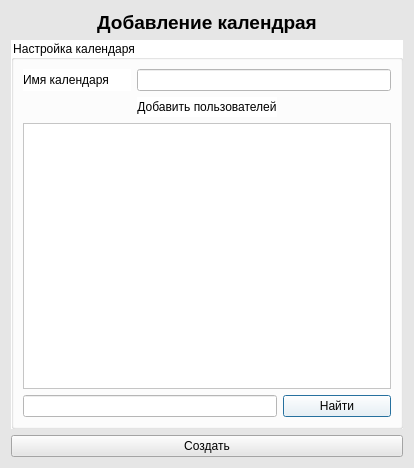
<?xml version="1.0" encoding="UTF-8"?>
<ui version="4.0">
 <class>AddCalendar</class>
 <widget class="QDialog" name="AddCalendar">
  <property name="geometry">
   <rect>
    <x>0</x>
    <y>0</y>
    <width>414</width>
    <height>468</height>
   </rect>
  </property>
  <property name="windowTitle">
   <string>Dialog</string>
  </property>
  <property name="styleSheet">
   <string notr="true">background: #E6E6E6;</string>
  </property>
  <layout class="QGridLayout" name="gridLayout_2">
   <item row="0" column="0">
    <widget class="QLabel" name="label_2">
     <property name="text">
      <string>&lt;html&gt;&lt;head/&gt;&lt;body&gt;&lt;p&gt;&lt;span style=&quot; font-size:14pt; font-weight:700;&quot;&gt;Добавление календрая&lt;/span&gt;&lt;/p&gt;&lt;/body&gt;&lt;/html&gt;</string>
     </property>
     <property name="alignment">
      <set>Qt::AlignCenter</set>
     </property>
    </widget>
   </item>
   <item row="1" column="0">
    <widget class="QGroupBox" name="groupBox">
     <property name="styleSheet">
      <string notr="true">background: white;</string>
     </property>
     <property name="title">
      <string>Настройка календаря</string>
     </property>
     <layout class="QGridLayout" name="gridLayout">
      <item row="0" column="0">
       <widget class="QLabel" name="label">
        <property name="text">
         <string>Имя календаря</string>
        </property>
       </widget>
      </item>
      <item row="2" column="0" colspan="4">
       <widget class="QListWidget" name="listWidget"/>
      </item>
      <item row="0" column="1" colspan="3">
       <widget class="QLineEdit" name="lineEditName"/>
      </item>
      <item row="1" column="1" colspan="2">
       <widget class="QLabel" name="label_3">
        <property name="text">
         <string>Добавить пользователей</string>
        </property>
        <property name="alignment">
         <set>Qt::AlignCenter</set>
        </property>
       </widget>
      </item>
      <item row="1" column="0">
       <spacer name="horizontalSpacer_3">
        <property name="orientation">
         <enum>Qt::Horizontal</enum>
        </property>
        <property name="sizeHint" stdset="0">
         <size>
          <width>40</width>
          <height>20</height>
         </size>
        </property>
       </spacer>
      </item>
      <item row="1" column="3">
       <spacer name="horizontalSpacer_4">
        <property name="orientation">
         <enum>Qt::Horizontal</enum>
        </property>
        <property name="sizeHint" stdset="0">
         <size>
          <width>40</width>
          <height>20</height>
         </size>
        </property>
       </spacer>
      </item>
      <item row="3" column="3">
       <widget class="QPushButton" name="pushButton_2">
        <property name="text">
         <string>Найти</string>
        </property>
       </widget>
      </item>
      <item row="3" column="0" colspan="3">
       <widget class="QLineEdit" name="lineEditSerch"/>
      </item>
     </layout>
    </widget>
   </item>
   <item row="2" column="0">
    <widget class="QPushButton" name="pushButton">
     <property name="text">
      <string>Создать</string>
     </property>
    </widget>
   </item>
  </layout>
 </widget>
 <resources/>
 <connections/>
</ui>
